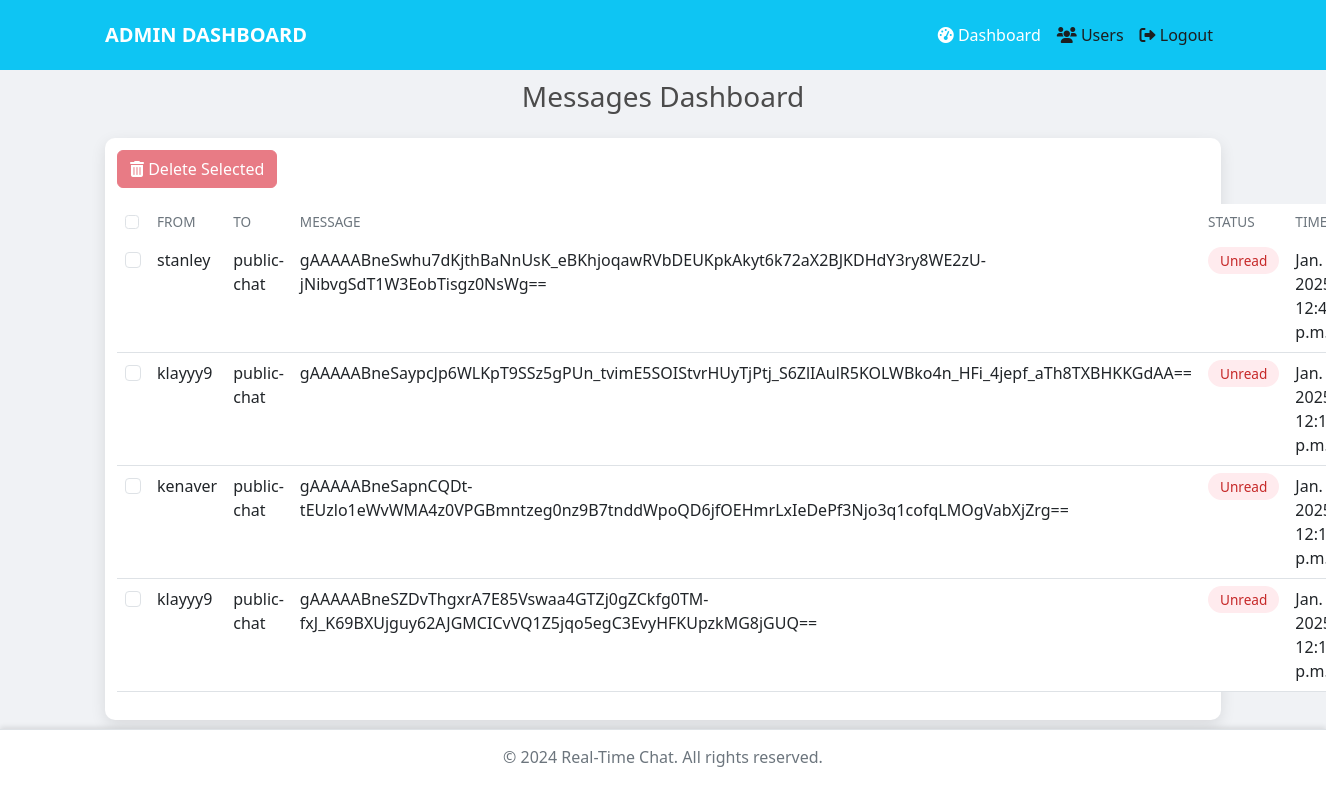
/custom-admin/, run on the app's committed database.
### control/models.py (models this page shows, shortened)
class Message(models.Model):
    sender = models.CharField(max_length=150)
    receiver = models.CharField(max_length=150)
    content = models.TextField()
    timestamp = models.DateTimeField(auto_now_add=True)
    is_read = models.BooleanField(default=False)
    class Meta:
        ordering = ['-timestamp']

### control/views.py (the view)
# urls.py: path('custom-admin/', views.custom_admin, name='custom_admin'),
def custom_admin(request):
    messages_list = Message.objects.all()
    return render(request, 'control/custom_admin.html', {'messages': messages_list})

### control/templates/control/custom_admin.html (shortened to what this page needs)
{% extends 'control/base_admin.html' %}
{% block content %}
<div class="main-content">
    <div class="container">
        <h3 class="mb-4 text-center">Messages Dashboard</h3>
        <div class="table-container">
            <form id="delete-messages-form" method="POST" action="{% url 'delete_messages' %}">
                <div class="d-flex justify-content-between mb-3">
                    <button type="submit" class="btn btn-danger" id="delete-btn" disabled>
                        <i class="fas fa-trash-alt"></i> Delete Selected
                    </button>
                </div>
                <table class="table table-hover">
                    <thead>
                        <tr>
                            <th><input type="checkbox" id="select-all" class="form-check-input"></th>
                            <th>From</th>
                            <th>To</th>
                            <th>Message</th>
                            <th>Status</th>
                            <th>Timestamp</th>
                        </tr>
                    </thead>
                    <tbody>
                        {% for message in messages %}
                        <tr class="message-row" data-message-id="{{ message.id }}">
                            <td><input type="checkbox" name="selected_messages" value="{{ message.id }}"
                                    class="form-check-input message-checkbox"></td>
                            <td>{{ message.sender }}</td>
                            <td>{{ message.receiver }}</td>
                            <td class="message-content">{{ message.content }}</td>
                            <td>
                                <span class="status-badge {% if message.is_read %}status-read{% else %}status-unread{% endif %}">
                                    {% if message.is_read %}Read{% else %}Unread{% endif %}
                                </span>
                            </td>
                            <td>{{ message.timestamp }}</td>
                        </tr>
                        {% empty %}
                        <tr>
                            <td colspan="6" class="text-center">No messages found</td>
                        </tr>
                        {% endfor %}
                    </tbody>
                </table>
            </form>
        </div>
    </div>
</div>
{% endblock %}

### control/templates/control/base_admin.html (shortened to what this page needs)
<!doctype html>
<html lang="en">
  <head>
    <link
      href="https://cdn.jsdelivr.net/npm/bootstrap@5.3.0-alpha1/dist/css/bootstrap.min.css"
      rel="stylesheet"
    />
    <link
      href="https://cdnjs.cloudflare.com/ajax/libs/font-awesome/6.0.0-beta3/css/all.min.css"
      rel="stylesheet"
    />
  </head>
  <body>
    <nav class="navbar navbar-expand-lg navbar-dark fixed-top">
      <div class="container">
        <a class="navbar-brand" href="#">ADMIN DASHBOARD</a>
        <div class="collapse navbar-collapse" id="navbarNav">
          <ul class="navbar-nav ms-auto">
            <li class="nav-item">
              <a
                class="nav-link {% if request.resolver_match.url_name == 'custom_admin' %}active{% endif %}"
                href="{% url 'custom_admin' %}"
              >
                <i class="fas fa-tachometer-alt"></i> Dashboard
              </a>
            </li>
            <li class="nav-item">
              <a
                class="nav-link {% if request.resolver_match.url_name == 'users_list' %}active{% endif %}"
                href="{% url 'users_list' %}"
              >
                <i class="fas fa-users"></i> Users
              </a>
            </li>
            <li class="nav-item">
              <a class="nav-link" href="{% url 'logout' %}">
                <i class="fas fa-sign-out-alt"></i> Logout
              </a>
            </li>
          </ul>
        </div>
      </div>
    </nav>
    {% block content %} {% endblock %}
    <div class="footer">
      <p>&copy; 2024 Real-Time Chat. All rights reserved.</p>
    </div>
  </body>
</html>

### control/templates/control/base_admin.html (style rules this page uses)
body { background-color: #f0f2f5; color: #4b4b4b; }
.navbar { background-color: #0ec5f3; padding: 15px; }
.navbar .navbar-brand { color: #ffffff; font-weight: bold; font-size: 20px; }
.navbar .navbar-nav .nav-link { color: #1d1e1f; font-size: 16px; transition: color 0.3s ease; }
.navbar .navbar-nav .nav-link:hover, .navbar .navbar-nav .nav-link.active { color: #ffffff; }
.main-content { margin-top: 80px; width: 100%; }
.table-container { background-color: #ffffff; border-radius: 10px; box-shadow: 0 5px 15px rgba(0, 0, 0, 0.1); padding: 12px; }
.table thead { background-color: #f8f9fa; }
.table thead th { border-bottom: none; color: #6c757d; font-weight: 500; text-transform: uppercase; font-size: 0.85rem; }
.status-badge { padding: 0.25rem 0.75rem; border-radius: 50px; font-size: 0.85rem; font-weight: 500; }
.status-unread { background-color: #ffebee; color: #c62828; }
.footer { position: fixed; bottom: 0; width: 100%; text-align: center; color: #6c757d; padding: 15px 0; background-color: #ffffff; border-top: 1px solid #dee2e6; box-shadow: 0 -2px 5px rgba(0, 0, 0, 0.1); }

### data on the page
Message: sender "stanley", receiver "public-chat", content "gAAAAABneSwhu7dKjthBaNnUsK_eBKhjoqawRVbDEUKpkAkyt6k72aX2BJKDHdY3ry8WE2zU-jNibvgSdT1W3EobTisgz0NsWg==", is_read "Unread", timestamp "Jan.…"
Message: sender "klayyy9", receiver "public-chat", content "gAAAAABneSaypcJp6WLKpT9SSz5gPUn_tvimE5SOIStvrHUyTjPtj_S6ZlIAulR5KOLWBko4n_HFi_4jepf_aTh8TXBHKKGdAA==", is_read "Unread", timestamp "Jan.…"
Message: sender "kenaver", receiver "public-chat", content "gAAAAABneSapnCQDt-tEUzlo1eWvWMA4z0VPGBmntzeg0nz9B7tnddWpoQD6jfOEHmrLxIeDePf3Njo3q1cofqLMOgVabXjZrg==", is_read "Unread", timestamp "Jan.…"
Message: sender "klayyy9", receiver "public-chat", content "gAAAAABneSZDvThgxrA7E85Vswaa4GTZj0gZCkfg0TM-fxJ_K69BXUjguy62AJGMCICvVQ1Z5jqo5egC3EvyHFKUpzkMG8jGUQ==", is_read "Unread", timestamp "Jan.…"
